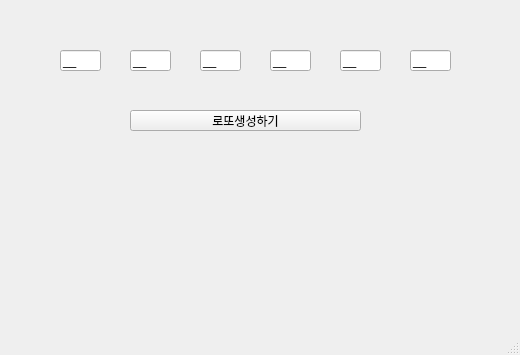
<?xml version="1.0" encoding="UTF-8"?>
<ui version="4.0">
 <class>MainWindow</class>
 <widget class="QMainWindow" name="MainWindow">
  <property name="geometry">
   <rect>
    <x>0</x>
    <y>0</y>
    <width>520</width>
    <height>355</height>
   </rect>
  </property>
  <property name="windowTitle">
   <string>MainWindow</string>
  </property>
  <widget class="QWidget" name="centralwidget">
   <widget class="QLineEdit" name="le1">
    <property name="geometry">
     <rect>
      <x>60</x>
      <y>50</y>
      <width>41</width>
      <height>21</height>
     </rect>
    </property>
    <property name="text">
     <string>__</string>
    </property>
   </widget>
   <widget class="QLineEdit" name="le2">
    <property name="geometry">
     <rect>
      <x>130</x>
      <y>50</y>
      <width>41</width>
      <height>21</height>
     </rect>
    </property>
    <property name="text">
     <string>__</string>
    </property>
   </widget>
   <widget class="QLineEdit" name="le3">
    <property name="geometry">
     <rect>
      <x>200</x>
      <y>50</y>
      <width>41</width>
      <height>21</height>
     </rect>
    </property>
    <property name="text">
     <string>__</string>
    </property>
   </widget>
   <widget class="QLineEdit" name="le4">
    <property name="geometry">
     <rect>
      <x>270</x>
      <y>50</y>
      <width>41</width>
      <height>21</height>
     </rect>
    </property>
    <property name="text">
     <string>__</string>
    </property>
   </widget>
   <widget class="QLineEdit" name="le5">
    <property name="geometry">
     <rect>
      <x>340</x>
      <y>50</y>
      <width>41</width>
      <height>21</height>
     </rect>
    </property>
    <property name="text">
     <string>__</string>
    </property>
   </widget>
   <widget class="QLineEdit" name="le6">
    <property name="geometry">
     <rect>
      <x>410</x>
      <y>50</y>
      <width>41</width>
      <height>21</height>
     </rect>
    </property>
    <property name="text">
     <string>__</string>
    </property>
   </widget>
   <widget class="QPushButton" name="pb">
    <property name="geometry">
     <rect>
      <x>130</x>
      <y>110</y>
      <width>231</width>
      <height>21</height>
     </rect>
    </property>
    <property name="text">
     <string>로또생성하기</string>
    </property>
   </widget>
  </widget>
  <widget class="QMenuBar" name="menubar">
   <property name="geometry">
    <rect>
     <x>0</x>
     <y>0</y>
     <width>520</width>
     <height>21</height>
    </rect>
   </property>
  </widget>
  <widget class="QStatusBar" name="statusbar"/>
 </widget>
 <resources/>
 <connections/>
</ui>
